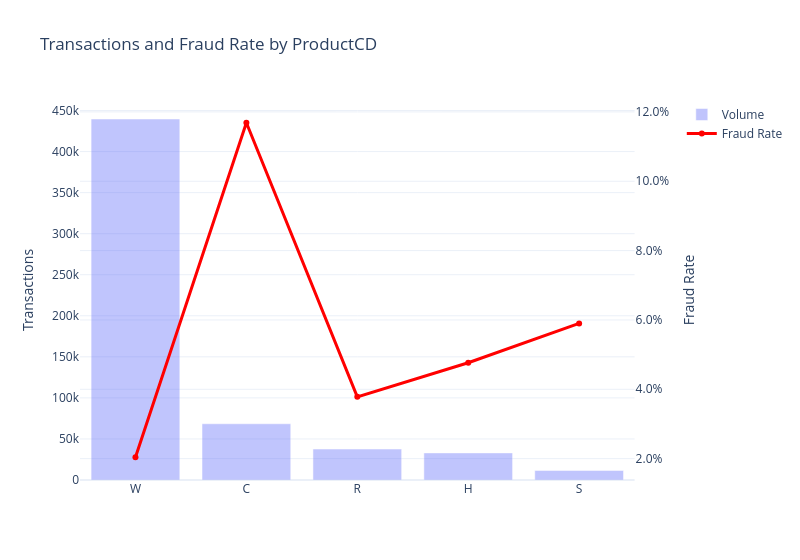

Notebook cell for this chart:
### Markdown cell above
## High-Variance Segments

**By product:**

Product C carries 5.7× the fraud rate of product W on a tenth of the volume.

### Code cell
df_prod = ctx.execute("""
SELECT 
    ProductCD,
    COUNT(*) as Transactions,
    SUM(isFraud) / COUNT(*) as Fraud_rate
FROM df
GROUP BY ProductCD
ORDER BY Transactions DESC
""").collect()

df_prod_md = df_prod.with_columns([
    pl.col("Fraud_rate").map_elements(lambda x: f"**{x*100:.2f}%**" if x > 0.1 else f"{x*100:.2f}%", return_dtype=pl.String)
])
display(Markdown(df_prod_md.to_pandas().to_markdown(index=False)))

fig = make_subplots(specs=[[{"secondary_y": True}]])
fig.add_trace(go.Bar(x=df_prod["ProductCD"], y=df_prod["Transactions"], name="Volume", opacity=0.4, marker_color="#636efa"), secondary_y=False)
fig.add_trace(go.Scatter(x=df_prod["ProductCD"], y=df_prod["Fraud_rate"], name="Fraud Rate", mode="lines+markers", line={"color": "red", "width": 3}), secondary_y=True)
fig.update_layout(title="Transactions and Fraud Rate by ProductCD", hovermode="x unified", template="plotly_white", width=800)
fig.update_yaxes(title_text="Transactions", secondary_y=False)
fig.update_yaxes(title_text="Fraud Rate", tickformat=".1%", secondary_y=True)
fig.show()

### Figure 1 — Plotly figure (JSON) as saved in the notebook; plotly's stock layout.template omitted (floating-point values rounded to 4 significant figures)
{"data": [{"marker": {"color": "#636efa"}, "name": "Volume", "opacity": 0.4, "type": "bar", "x": ["W", "C", "R", "H", "S"], "xaxis": "x", "y": [439670, 68519, 37699, 33024, 11628], "yaxis": "y"}, {"line": {"color": "red", "width": 3}, "mode": "lines+markers", "name": "Fraud Rate", "type": "scatter", "x": ["W", "C", "R", "H", "S"], "xaxis": "x", "y": [0.0204, 0.1169, 0.03783, 0.04766, 0.059], "yaxis": "y2"}], "layout": {"hovermode": "x unified", "title": {"text": "Transactions and Fraud Rate by ProductCD"}, "width": 800, "xaxis": {"anchor": "y", "domain": [0, 0.94]}, "yaxis": {"anchor": "x", "domain": [0, 1], "title": {"text": "Transactions"}}, "yaxis2": {"anchor": "x", "overlaying": "y", "side": "right", "tickformat": ".1%", "title": {"text": "Fraud Rate"}}}}
